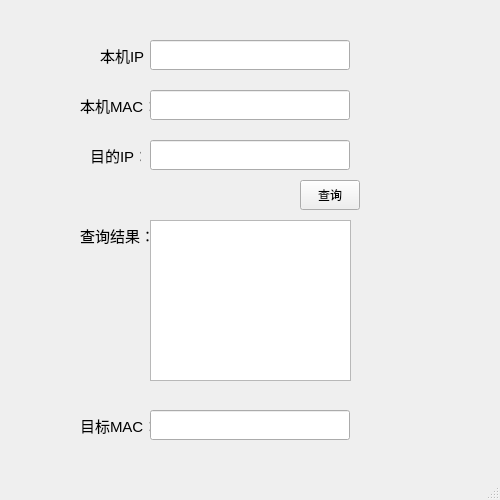
<?xml version="1.0" encoding="UTF-8"?>
<ui version="4.0">
 <class>MainWindow</class>
 <widget class="QMainWindow" name="MainWindow">
  <property name="geometry">
   <rect>
    <x>0</x>
    <y>0</y>
    <width>500</width>
    <height>500</height>
   </rect>
  </property>
  <property name="windowTitle">
   <string>MainWindow</string>
  </property>
  <widget class="QWidget" name="centralwidget">
   <widget class="QLabel" name="label">
    <property name="geometry">
     <rect>
      <x>100</x>
      <y>40</y>
      <width>60</width>
      <height>30</height>
     </rect>
    </property>
    <property name="font">
     <font>
      <family>Arial</family>
      <pointsize>11</pointsize>
     </font>
    </property>
    <property name="text">
     <string>本机IP：</string>
    </property>
    <property name="textFormat">
     <enum>Qt::AutoText</enum>
    </property>
    <property name="buddy">
     <cstring>lineEdit</cstring>
    </property>
   </widget>
   <widget class="QLabel" name="label_2">
    <property name="geometry">
     <rect>
      <x>80</x>
      <y>90</y>
      <width>71</width>
      <height>30</height>
     </rect>
    </property>
    <property name="font">
     <font>
      <family>Arial</family>
      <pointsize>11</pointsize>
     </font>
    </property>
    <property name="text">
     <string>本机MAC：</string>
    </property>
    <property name="textFormat">
     <enum>Qt::AutoText</enum>
    </property>
    <property name="buddy">
     <cstring>lineEdit_2</cstring>
    </property>
   </widget>
   <widget class="QLabel" name="label_3">
    <property name="geometry">
     <rect>
      <x>90</x>
      <y>140</y>
      <width>51</width>
      <height>30</height>
     </rect>
    </property>
    <property name="font">
     <font>
      <family>Arial</family>
      <pointsize>11</pointsize>
     </font>
    </property>
    <property name="text">
     <string>目的IP：</string>
    </property>
    <property name="textFormat">
     <enum>Qt::AutoText</enum>
    </property>
    <property name="buddy">
     <cstring>lineEdit_3</cstring>
    </property>
   </widget>
   <widget class="QLabel" name="label_4">
    <property name="geometry">
     <rect>
      <x>80</x>
      <y>220</y>
      <width>71</width>
      <height>30</height>
     </rect>
    </property>
    <property name="font">
     <font>
      <family>Arial</family>
      <pointsize>11</pointsize>
     </font>
    </property>
    <property name="text">
     <string>查询结果：</string>
    </property>
    <property name="textFormat">
     <enum>Qt::AutoText</enum>
    </property>
    <property name="buddy">
     <cstring>textEdit</cstring>
    </property>
   </widget>
   <widget class="QLabel" name="label_5">
    <property name="geometry">
     <rect>
      <x>80</x>
      <y>410</y>
      <width>71</width>
      <height>30</height>
     </rect>
    </property>
    <property name="font">
     <font>
      <family>Arial</family>
      <pointsize>11</pointsize>
     </font>
    </property>
    <property name="text">
     <string>目标MAC：</string>
    </property>
    <property name="textFormat">
     <enum>Qt::AutoText</enum>
    </property>
    <property name="buddy">
     <cstring>lineEdit_4</cstring>
    </property>
   </widget>
   <widget class="QLineEdit" name="lineEdit">
    <property name="geometry">
     <rect>
      <x>150</x>
      <y>40</y>
      <width>200</width>
      <height>30</height>
     </rect>
    </property>
   </widget>
   <widget class="QLineEdit" name="lineEdit_2">
    <property name="geometry">
     <rect>
      <x>150</x>
      <y>90</y>
      <width>200</width>
      <height>30</height>
     </rect>
    </property>
   </widget>
   <widget class="QLineEdit" name="lineEdit_3">
    <property name="geometry">
     <rect>
      <x>150</x>
      <y>140</y>
      <width>200</width>
      <height>30</height>
     </rect>
    </property>
   </widget>
   <widget class="QLineEdit" name="lineEdit_4">
    <property name="geometry">
     <rect>
      <x>150</x>
      <y>410</y>
      <width>200</width>
      <height>30</height>
     </rect>
    </property>
   </widget>
   <widget class="QTextEdit" name="textEdit">
    <property name="geometry">
     <rect>
      <x>150</x>
      <y>220</y>
      <width>201</width>
      <height>161</height>
     </rect>
    </property>
   </widget>
   <widget class="QPushButton" name="pushButton">
    <property name="geometry">
     <rect>
      <x>300</x>
      <y>180</y>
      <width>60</width>
      <height>30</height>
     </rect>
    </property>
    <property name="text">
     <string>查询</string>
    </property>
   </widget>
  </widget>
  <widget class="QMenuBar" name="menubar">
   <property name="geometry">
    <rect>
     <x>0</x>
     <y>0</y>
     <width>500</width>
     <height>23</height>
    </rect>
   </property>
  </widget>
  <widget class="QStatusBar" name="statusbar"/>
 </widget>
 <resources/>
 <connections/>
</ui>
